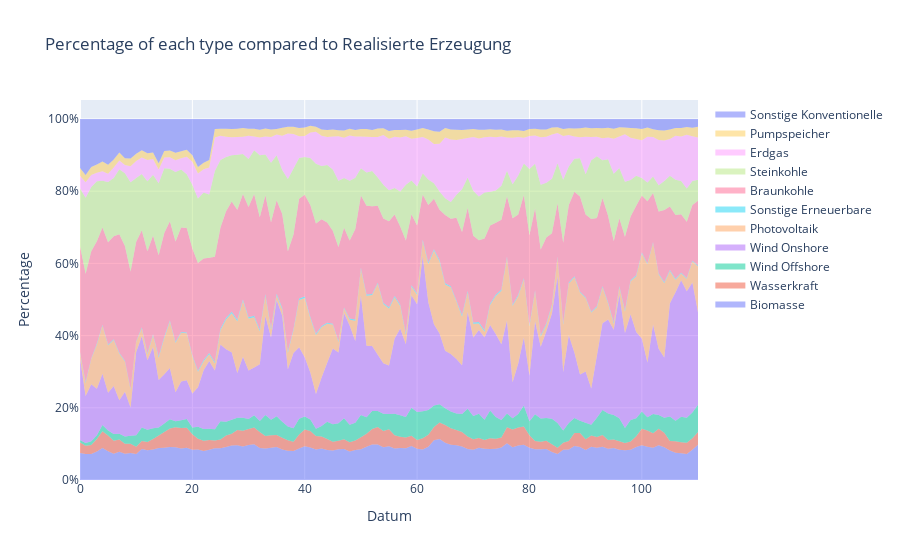

Write notebook code for a chart like this one.
### Markdown cell above
## 2. Realisierte Erzeugung (Aufgeschlüsselt)

### Code cell
import plotly.graph_objects as go

# Define the columns to plot
columns_to_plot = ['Biomasse', 'Wasserkraft', 'Wind Offshore', 'Wind Onshore', 'Photovoltaik', 'Sonstige Erneuerbare', 'Braunkohle', 'Steinkohle', 'Erdgas', 'Pumpspeicher', 'Sonstige Konventionelle']

# Create a new DataFrame with the percentage of each column compared to the total
percentage_df = combined_2015_2024[columns_to_plot].div(combined_2015_2024['Realisierte Erzeugung'], axis=0)

# Create a new figure
fig = go.Figure()

# Add a trace for each column
for column in columns_to_plot:
    fig.add_trace(go.Scatter(
        x=percentage_df.index, 
        y=percentage_df[column],
        mode='none',
        stackgroup='one',  # this line will make the plot stacked
        name=column,
        hovertemplate='%{y:.2%}'
    ))

# Update layout
fig.update_layout(
    title_text="Percentage of each type compared to Realisierte Erzeugung",
    xaxis_title="Datum",
    yaxis_title="Percentage",
    yaxis_tickformat=".0%"
)

# Show the figure
fig.show()
